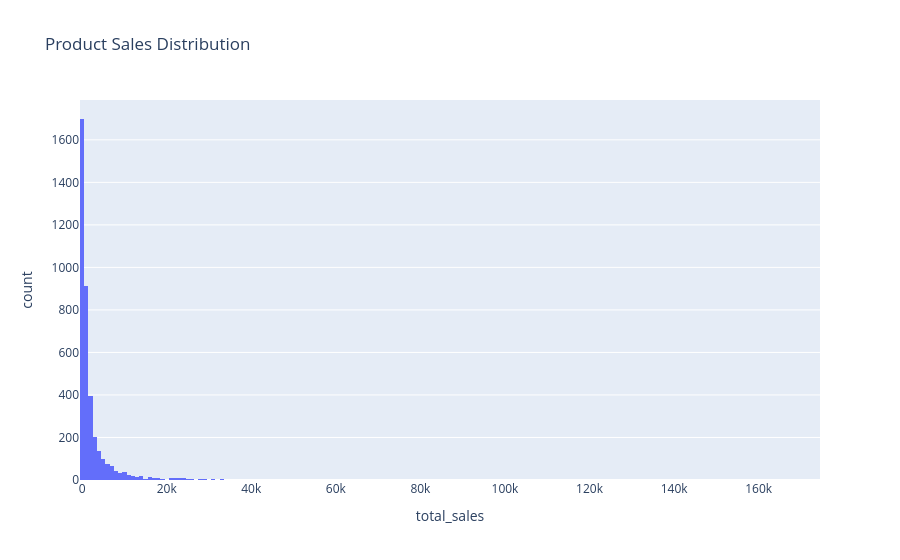

Notebook source saved alongside this figure:
### Code cell
# Product sale frequency dist
px.histogram(df_top_product,
             x='total_sales',
             nbins=250,
             title='Product Sales Distribution'
             )

### Figure 1 — Plotly figure (JSON) as saved in the notebook; plotly's stock layout.template omitted (floating-point values rounded to 4 significant figures; data arrays with more than 128 entries replaced by an {"elided": "..."} marker saying what was removed)
{"data": [{"bingroup": "x", "hovertemplate": "total_sales=%{x}<br>count=%{y}<extra></extra>", "legendgroup": "", "marker": {"color": "#636efa", "pattern": {"shape": ""}}, "name": "", "nbinsx": 250, "orientation": "v", "showlegend": false, "type": "histogram", "x": {"elided": "3905 float values"}, "xaxis": "x", "yaxis": "y"}], "layout": {"barmode": "relative", "legend": {"tracegroupgap": 0}, "title": {"text": "Product Sales Distribution"}, "xaxis": {"anchor": "y", "domain": [0, 1], "title": {"text": "total_sales"}}, "yaxis": {"anchor": "x", "domain": [0, 1], "title": {"text": "count"}}}}
